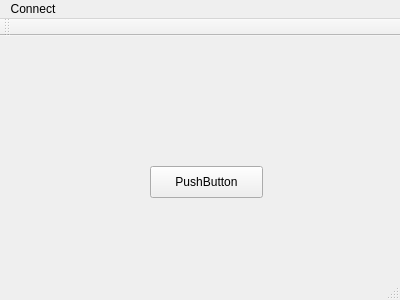
<?xml version="1.0" encoding="UTF-8"?>
<ui version="4.0">
 <class>MainWindow</class>
 <widget class="QMainWindow" name="MainWindow">
  <property name="geometry">
   <rect>
    <x>0</x>
    <y>0</y>
    <width>400</width>
    <height>300</height>
   </rect>
  </property>
  <property name="windowTitle">
   <string>MainWindow</string>
  </property>
  <widget class="QWidget" name="centralWidget">
   <widget class="QPushButton" name="pushButton">
    <property name="geometry">
     <rect>
      <x>150</x>
      <y>130</y>
      <width>113</width>
      <height>32</height>
     </rect>
    </property>
    <property name="text">
     <string>PushButton</string>
    </property>
   </widget>
  </widget>
  <widget class="QMenuBar" name="menuBar">
   <property name="geometry">
    <rect>
     <x>0</x>
     <y>0</y>
     <width>400</width>
     <height>22</height>
    </rect>
   </property>
   <widget class="QMenu" name="menuConnect">
    <property name="title">
     <string>Connect</string>
    </property>
    <addaction name="actionDoConnect_2"/>
   </widget>
   <addaction name="menuConnect"/>
  </widget>
  <widget class="QToolBar" name="mainToolBar">
   <attribute name="toolBarArea">
    <enum>TopToolBarArea</enum>
   </attribute>
   <attribute name="toolBarBreak">
    <bool>false</bool>
   </attribute>
  </widget>
  <widget class="QStatusBar" name="statusBar"/>
  <action name="actionDoConnect">
   <property name="text">
    <string>DoConnect</string>
   </property>
  </action>
  <action name="actionDisconnect">
   <property name="text">
    <string>Disconnect</string>
   </property>
  </action>
  <action name="actionDoConnect_2">
   <property name="text">
    <string>DoConnect</string>
   </property>
  </action>
 </widget>
 <layoutdefault spacing="6" margin="11"/>
 <resources/>
 <connections/>
</ui>
